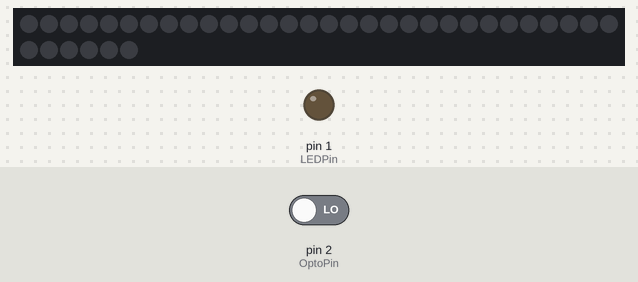
A sketch run on a simulated Arduino Uno, built with avr-gcc and run on an emulated ATmega328P. Shown: 36 RGB LEDs in strip order, left to right, continuing on the next row, output pins drawn as LEDs (lit = HIGH). The test bench sets the inputs (shaded band); at power-on: pin 2 (OptoPin) LOW.

Above: at 1.2 s.
1.3 s: pin 2 (OptoPin) driven HIGH
At 2.4 s:
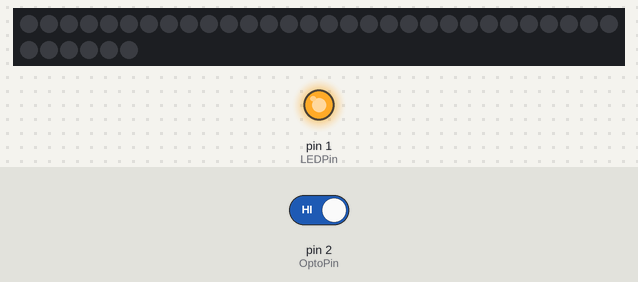
2.8 s: pin 2 (OptoPin) driven LOW
At 3.5 s:
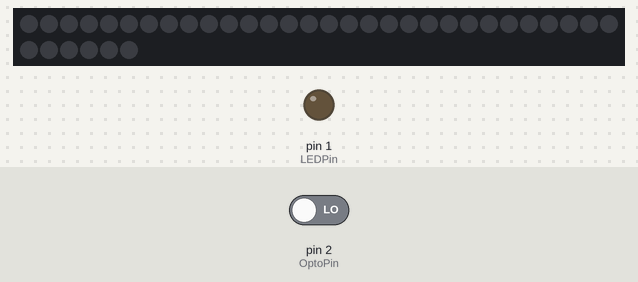
Timing chart, 0 to 5.8 s (numbered marks = the images above; inputs shaded):
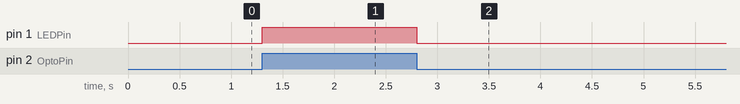

Measured:
- after the input at 1.3 s, pin 1 (LEDPin): LOW → HIGH at once
- after the input at 2.8 s, pin 1 (LEDPin): HIGH → LOW at once

The sketch:

LED_Code.ino
```cpp
#include <Adafruit_NeoPixel.h>


#define OptoPin 2
#define NeoPin 0
#define LEDPin 1

#define NeoCount 36

Adafruit_NeoPixel barrel(NeoCount, NeoPin, NEO_GRB + NEO_KHZ800);

int bullet = 1; // Energy put into system by one firing event
int cooling = 5; // Energy taken out of system every time period
// int heat = 1; // Amount of heat to transfer to next barrel section
int maxtemp = 2500; // Color max value
int OptoState = 0;
int lastOptoState = 0;

unsigned long startMillis;
unsigned long currentMillis;
const unsigned long period = 500; // Time period

int counter = 1;

//int i;
//int j;
//int k;
int color;
int carry;

int temp[NeoCount];

int Red(int x){
  float a = 0.00000043156;
  float b = -0.0025796;
  float c = 5.061574;
  float d = -3006.84583;
  float RedVal = (x * x * x * a) + (x * x * b) + (x * c) + d;
  float RedLow = (0.127 * x);
  if (x >= 1100){
    if (RedVal > 0){
      if (RedVal < 255) return RedVal;
      else return 255;
    }
  }
  else if (x < 1100){
    if (x > 0) return RedLow;
    else return 0;
  }
  else return 0;
}

int Grn(int y){
  float g = 0.153338;
  float h = -174.52941;
  int GrnVal = (y * g) + h;
  if (GrnVal > 0){
    if (GrnVal < 255) return GrnVal;
    else return 255;
  }
  else return 0;
}

/* int RedLUT[] = {  0,  0,  0,  0,  0,  0,  0,  0,  0,  0,
                  0,  0,  0,  0,  0,  0,  0,  0,  0,  0,
                  0,  8, 45, 80,111,139,164,185,204,219,
                231,241,248,253,255,255,255,255,255,253};
int GrnLUT[] = {  0,  0,  0,  0,  0,  0,  0,  0,  0,  0,
                  0,  0,  0,  0,  0,  0,  0,  0,  0,  0,
                  0,  0,  0,  1,  9, 17, 24, 32, 40, 47,
                 55, 63, 70, 78, 86, 93,101,109,116,124};

*/
/* int RedLUT[] = {  0,  0,  0,  0,  0,  0,  0,  0,  0,  0,
                  0,  0,  0,  0,  0,  0,  0,  0,  0,  0,
                  0,  8, 45, 80,111,139,164,185,204,219,
                231,241,248,253,255,255,255,255,255,253,
                251,249,247,246,245,245,246,248,251,255,
                255, 255, 255};
int GrnLUT[] = {  0,  0,  0,  0,  0,  0,  0,  0,  0,  0,
                  0,  0,  0,  0,  0,  0,  0,  0,  0,  0,
                  0,  0,  0,  1,  9, 17, 24, 32, 40, 47,
                 55, 63, 70, 78, 86, 93,101,109,116,124,
                132,139,147,155,162,170,178,185,193,201,
                208, 208, 210};
int BluLUT[] = {  0,  0,  0,  0,  0,  0,  0,  0,  0,  0,
                  0,  0,  1,  1,  1,  1,  1,  1,  1,  2,
                  2,  2,  2,  2,  2,  2,  3,  3,  3,  3,
                  3,  3,  3,  4,  4,  4,  4,  4,  4,  4,
                  5,  5,  5,  5,  5,  5,  5,  6,  6,  6,
                  6,  6, 7};
*/

void setup() {
  // put your setup code here, to run once:

  pinMode(OptoPin,INPUT);
  pinMode(LEDPin,OUTPUT);

  barrel.begin();
  barrel.setBrightness(127);
  barrel.show();

  startMillis = millis();

  for (int j = 0; j < NeoCount; j++){
    temp[j] = 0;
  }

}

void loop() {
  // put your main code here, to run repeatedly:
  currentMillis = millis();
  if (currentMillis - startMillis >= period){
    counter = counter - cooling;
    startMillis = currentMillis;
  }

  OptoState = digitalRead(OptoPin);
  if (OptoState != lastOptoState){
    if (OptoState == HIGH){
      counter = counter + bullet;
      digitalWrite(LEDPin, HIGH);
    }
    else{
      digitalWrite(LEDPin, LOW);
    }
  }
  delay(10);
  lastOptoState = OptoState;

//  if (digitalRead(OptoPin) == LOW){
//    digitalWrite(LEDPin, HIGH);
//    counter = counter + bullet;
//  }
//  else{
//    digitalWrite(LEDPin,LOW);
//  }

  if (counter > maxtemp) counter = maxtemp;
  if (counter < 0) counter = 0;

  // color = counter / 50;

  temp[0] = counter;
  for (int k = 1; k < NeoCount; k++){
    carry = temp[k];
    temp[k] = (temp[k-1] + carry) / 2;
  }

  for (int i = 0; i < NeoCount; i++){
    // barrel.setPixelColor(i, RedLUT[color], GrnLUT[color], BluLUT[color]);
    // barrel.setPixelColor(i, RedLUT[temp[i]], GrnLUT[temp[i]], 0);
    barrel.setPixelColor(i, Red(temp[i]), Grn(temp[i]), 0);
  }
  barrel.show();
}
```
